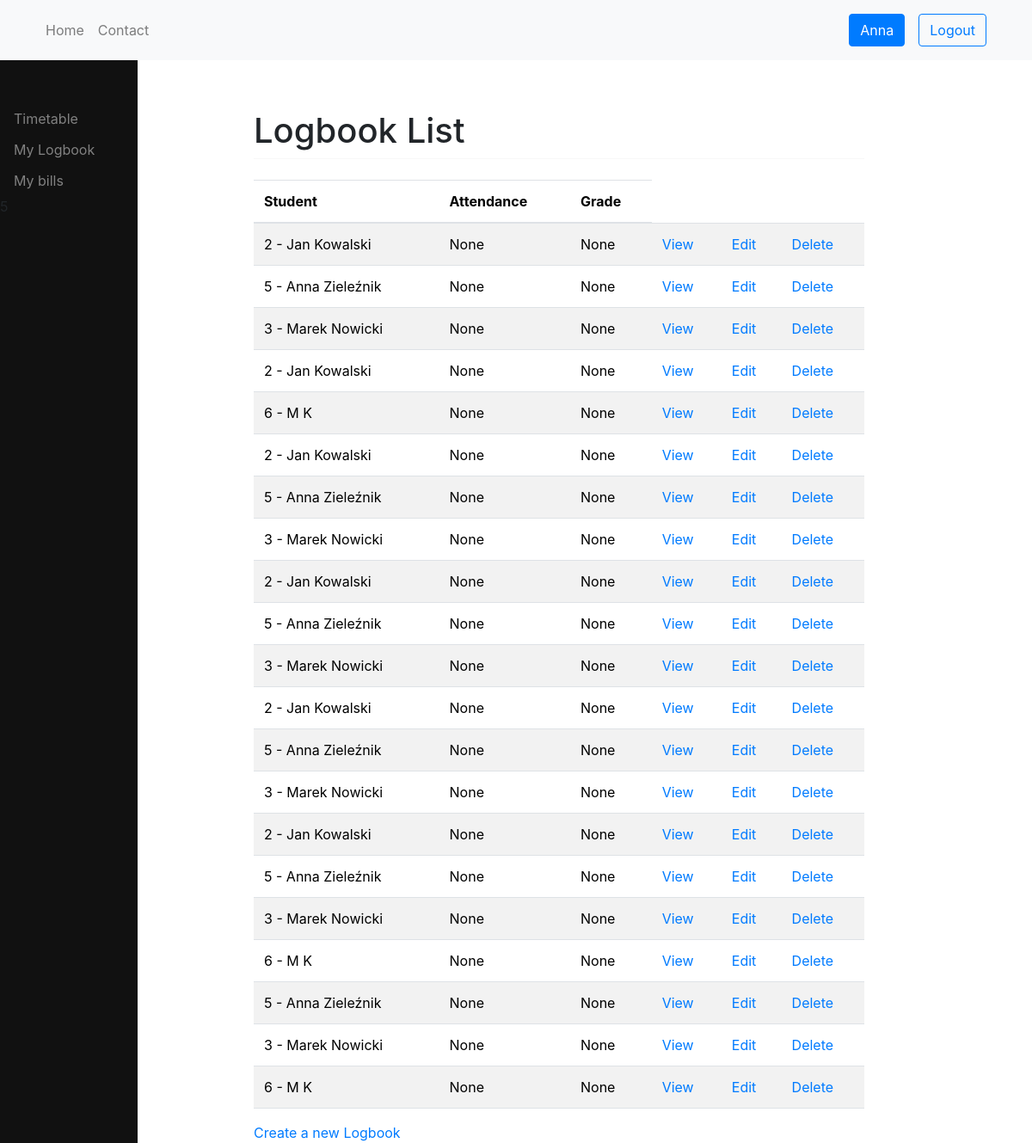
/logbook/list/ (signed in), run on the app's committed database.
### users/models.py (models this page shows, shortened)
class User(AbstractUser):
    username = None
    email = models.EmailField(_('email address'), unique=True)
    phone = models.CharField(blank=True, null=True, max_length=16, help_text='Contact phone number')
    address = models.TextField('address', max_length=255, blank=True, null=True)
    date_of_birth = models.DateField(null=True, blank=True)
    USERNAME_FIELD = 'email'
    REQUIRED_FIELDS = []
    objects = CustomUserManager()
    def __str__(self):
        return f'{self.id} - {self.first_name} {self.last_name}'

class Student(models.Model):
    user = models.OneToOneField(User, on_delete=models.CASCADE)
    enrollment_date = models.DateField()
    def __str__(self):
        return f'{self.user}'

### logbook/models.py (models this page shows, shortened)
class Logbook(models.Model):
    student = models.ForeignKey(Student, related_name='logbook', on_delete=models.CASCADE)
    subject = models.ForeignKey(Subject, related_name='logbook', on_delete=models.CASCADE, default=None)
    lesson = models.ForeignKey(Lesson, related_name='logbook', on_delete=models.CASCADE, default=None)
    grade = models.CharField(max_length=20, default=None, blank=True, null=True)
    comment = models.TextField(default=None, blank=True, null=True)
    PRESENT = "P"
    ABSENT = "A"
    EXCUSED = "E"
    STATUS_CHOICES = [
        (PRESENT, "Present"),
        (ABSENT, "Absent"),
        (EXCUSED, "Excused"),
    ]
    attendance = models.CharField(max_length=1, choices=STATUS_CHOICES, default=None, blank=True, null=True)

### logbook/views.py (the view, shortened to what this page needs)
# urls.py: path('list/', views.LogbookListView.as_view(), name='logbook-list'),
class LogbookListView(UserPassesTestMixin, ListView):
    model = Logbook
    template_name = 'logbook_list.html'
    context_object_name = 'logbooks'
    def get_queryset(self):
        queryset = super().get_queryset()
        lesson_id = self.request.GET.get('lesson')
        student_id = self.request.GET.get('student')
        if lesson_id:
            return Logbook.objects.filter(lesson_id=lesson_id)
        elif student_id:
            return Logbook.objects.filter(student_id=student_id)
        else:
            return Logbook.objects.all()
    def test_func(self):
        return self.request.user.has_perm('logbook.view_logbook')

### logbook/templatetags/auth_extras.py (called while the page is built)
@register.filter(name='has_group')
def has_group(user, group_name):
    group = Group.objects.get(name=group_name)
    return True if group in user.groups.all() else False

### logbook/templates/logbook_list.html
{% extends 'base.html' %}
{% block content %}
    <h1 class="mt-2">Logbook List</h1>
	<hr class="mt-0 mb-4">
    <table class="table table-striped">
        <thead>
            <tr>
                <th>Student</th>
                <th>Attendance</th>
                <th>Grade</th>
            </tr>
        </thead>
        <tbody>
            {% for logbook in logbooks %}
                <tr>
                    <td>{{ logbook.student }}</td>
                    <td>{{ logbook.attendance }}</td>
                    <td>{{ logbook.grade }}</td>
                    <td><a href="{% url 'logbook:logbook-detail' logbook.id %}">View</a></td>
                    <td><a href="{% url 'logbook:logbook-update' logbook.id %}">Edit</a></td>
                    <td><a href="{% url 'logbook:logbook-delete' logbook.id %}">Delete</a></td>
                </tr>
            {% endfor %}
        </tbody>
    </table>
    <a href="{% url 'logbook:logbook-create' %}">Create a new Logbook</a>
{% endblock %}

### templates/sidenav.html (shortened to what this page needs)
{% load auth_extras %}
{% if request.user|has_group:"student" %}
    <a class="nav-link" href="{% url 'schedule:timetable' %}">Timetable</a>
    <a class="nav-link" href="{% url 'logbook:logbook-list' %}?student={{ request.user.id }}">My Logbook</a>
    <a class="nav-link" href="{% url 'billing:bill' user_id=request.user.id %}">My bills</a>
{% endif %}
<p>{{ request.user.id }}</p>

### templates/topnav.html
{% load static %}
<nav class="navbar navbar-expand-lg navbar-light bg-light">
  <div class="container">
      <ul class="navbar-nav me-auto mb-2 mb-lg-0">
        <li class="nav-item">
          <a class="nav-link" href="{% url 'home' %}">Home</a>
        </li>
        <li class="nav-item">
          <a class="nav-link" href="{% url 'contact' %}">Contact</a>
        </li>
      </ul>
    {% if request.user.is_authenticated %}
      <div class="d-flex align-items-center">
        <a class="btn btn-primary m-2" href="{% url 'users:view' user_id=request.user.id %}">{{ request.user.first_name }}</a>
        <a class="btn btn-outline-primary m-2" href="{% url 'users:logout' %}">Logout</a>
      </div>
    {% else %}
      <div class="d-flex align-items-center">
        <a class="btn btn-primary m-2" href="{% url 'users:login' %}">Login</a>
        <a class="btn btn-outline-primary m-2" href="{% url 'users:register' %}">Register</a>
      </div>
      {% endif %}
    </div>
</nav>

### templates/base.html (style rules this page uses)
.sidenav a { padding:6px 8px 6px 16px; text-decoration: none; font-size:16px; color: #818181; display:block; }

### data on the page
User: user.id "5", user.first_name "Anna"
Logbook: student "2 - Jan Kowalski", attendance "None", grade "None"
Logbook: student "5 - Anna Zieleźnik", attendance "None", grade "None"
Logbook: student "3 - Marek Nowicki", attendance "None", grade "None"
Logbook: student "2 - Jan Kowalski", attendance "None", grade "None"
Logbook: student "6 - M K", attendance "None", grade "None"
Logbook: student "2 - Jan Kowalski", attendance "None", grade "None"
Logbook: student "5 - Anna Zieleźnik", attendance "None", grade "None"
Logbook: student "3 - Marek Nowicki", attendance "None", grade "None"
Logbook: student "2 - Jan Kowalski", attendance "None", grade "None"
Logbook: student "5 - Anna Zieleźnik", attendance "None", grade "None"
Logbook: student "3 - Marek Nowicki", attendance "None", grade "None"
Logbook: student "2 - Jan Kowalski", attendance "None", grade "None"
Logbook: student "5 - Anna Zieleźnik", attendance "None", grade "None"
Logbook: student "3 - Marek Nowicki", attendance "None", grade "None"
Logbook: student "2 - Jan Kowalski", attendance "None", grade "None"
Logbook: student "5 - Anna Zieleźnik", attendance "None", grade "None"
Logbook: student "3 - Marek Nowicki", attendance "None", grade "None"
Logbook: student "6 - M K", attendance "None", grade "None"
Logbook: student "5 - Anna Zieleźnik", attendance "None", grade "None"
Logbook: student "3 - Marek Nowicki", attendance "None", grade "None"
Logbook: student "6 - M K", attendance "None", grade "None"
